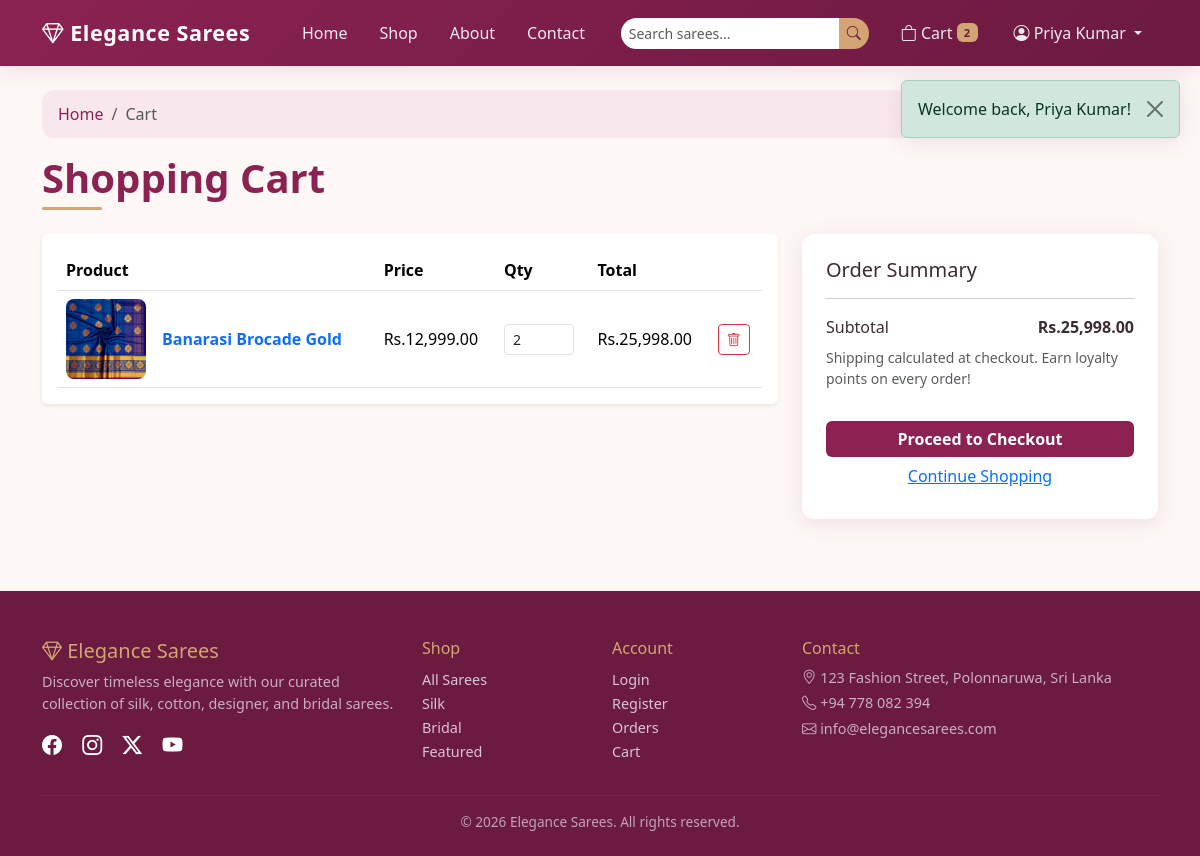
/cart.php (signed in), run on the app's committed database.
### tables this page shows
CREATE TABLE `cart` (
  `id` int NOT NULL,
  `user_id` int NOT NULL,
  `product_id` int NOT NULL,
  `quantity` int NOT NULL DEFAULT '1',
  `created_at` timestamp NULL DEFAULT CURRENT_TIMESTAMP
);

CREATE TABLE `products` (
  `id` int NOT NULL,
  `category_id` int NOT NULL,
  `name` varchar(200) NOT NULL,
  `slug` varchar(220) NOT NULL,
  `description` text,
  `saree_type` enum('Silk','Cotton','Designer','Bridal','Banarasi','Chiffon','Georgette') NOT NULL,
  `price` decimal(10,2) NOT NULL,
  `discount_price` decimal(10,2) DEFAULT NULL,
  `stock` int DEFAULT '0',
  `image` varchar(255) DEFAULT NULL,
  `is_featured` tinyint(1) DEFAULT '0',
  `is_new_arrival` tinyint(1) DEFAULT '0',
  `status` enum('active','inactive') DEFAULT 'active',
  `created_at` timestamp NULL DEFAULT CURRENT_TIMESTAMP
);

### includes/functions.php (called while the page is built, shortened)
<?php
function e(string $value): string
{
    return htmlspecialchars($value, ENT_QUOTES, 'UTF-8');
}
function is_logged_in(): bool
{
    return !empty($_SESSION['user_id']);
}
function product_image_url(?string $filename): string
{
    foreach (['sarees', 'products'] as $folder) {
        $path = BASE_PATH . '/' . ASSETS_IMAGES . $folder . '/' . $filename;
        if (file_exists($path)) {
            return ASSETS_IMAGES . $folder . '/' . $filename;
        }
    }
    $mapped = [
        'silk_saree_1.jpg' => ASSETS_IMAGES . 'sarees/silk_saree_1.jpg',
        'bridal_saree.jpg' => ASSETS_IMAGES . 'sarees/bridal_saree.jpg',
        'cotton_saree.jpg' => ASSETS_IMAGES . 'sarees/cotton_saree.jpg',
        'designer_saree.jpg' => ASSETS_IMAGES . 'sarees/designer_saree.jpg',
    ];
    return $mapped[$filename] ?? ASSETS_IMAGES . 'products/default_saree.jpg';
}
function format_price(float $amount): string
{
    return 'Rs.' . number_format($amount, 2);
}
function get_cart_items(PDO $pdo): array
{
    if (is_logged_in()) {
        $stmt = $pdo->prepare('
            SELECT c.id AS cart_id, c.quantity, p.id AS product_id, p.name, p.image, p.price, p.discount_price, p.stock, p.slug
            FROM cart c
            JOIN products p ON p.id = c.product_id
            WHERE c.user_id = ? AND p.status = ?
        ');
        $stmt->execute([$_SESSION['user_id'], 'active']);
        return $stmt->fetchAll();
    }
    $items = [];
    return $items;
}

### cart.php (the view, shortened to what this page needs)
<?php
require_once 'includes/header.php';
$items = get_cart_items($pdo);
$subtotal = 0;
foreach ($items as &$item) {
    $unit = $item['discount_price'] ?? $item['price'];
    $item['line_total'] = $unit * $item['quantity'];
    $subtotal += $item['line_total'];
}
?>
<div class="container py-4">
    <nav aria-label="breadcrumb">
        <ol class="breadcrumb breadcrumb-elegance mb-0">
            <li class="breadcrumb-item"><a href="index.php">Home</a></li>
            <li class="breadcrumb-item active">Cart</li>
        </ol>
    </nav>
    <h1 class="section-title mt-3">Shopping Cart</h1>
    <?php if (!$items): ?>
    <div class="text-center py-5">
        <i class="bi bi-bag display-1 text-muted"></i>
        <p class="mt-3">Your cart is empty.</p>
        <a href="shop.php" class="btn btn-primary-elegance">Continue Shopping</a>
    </div>
    <?php else: ?>
    <div class="row g-4">
        <div class="col-lg-8">
            <div class="table-responsive bg-white rounded shadow-sm p-3">
                <table class="table cart-table align-middle mb-0">
                    <thead>
                        <tr>
                            <th>Product</th>
                            <th>Price</th>
                            <th>Qty</th>
                            <th>Total</th>
                            <th></th>
                        </tr>
                    </thead>
                    <tbody>
                        <?php foreach ($items as $item):
                            $unit = $item['discount_price'] ?? $item['price'];
                            $img = product_image_url($item['image']);
                        ?>
                        <tr data-cart-id="<?= (int) $item['cart_id'] ?>" data-product-id="<?= (int) $item['product_id'] ?>">
                            <td>
                                <div class="d-flex align-items-center gap-3">
                                    <img src="<?= e($img) ?>" alt="">
                                    <div>
                                        <a href="product.php?slug=<?= urlencode($item['slug']) ?>" class="fw-semibold text-decoration-none"><?= e($item['name']) ?></a>
                                    </div>
                                </div>
                            </td>
                            <td><?= format_price((float) $unit) ?></td>
                            <td>
                                <input type="number" class="form-control form-control-sm cart-qty-input" style="width:70px" value="<?= (int) $item['quantity'] ?>" min="1" max="<?= (int) $item['stock'] ?>">
                            </td>
                            <td class="line-total"><?= format_price((float) $item['line_total']) ?></td>
                            <td>
                                <button type="button" class="btn btn-sm btn-outline-danger remove-cart-item"><i class="bi bi-trash"></i></button>
                            </td>
                        </tr>
                        <?php endforeach; ?>
                    </tbody>
                </table>
            </div>
        </div>
        <div class="col-lg-4">
            <div class="summary-box">
                <h5>Order Summary</h5>
                <hr>
                <div class="d-flex justify-content-between mb-2">
                    <span>Subtotal</span>
                    <strong id="cart-subtotal"><?= format_price($subtotal) ?></strong>
                </div>
                <p class="small text-muted">Shipping calculated at checkout. Earn loyalty points on every order!</p>
                <a href="checkout.php" class="btn btn-primary-elegance w-100 mt-3">Proceed to Checkout</a>
                <a href="shop.php" class="btn btn-link w-100">Continue Shopping</a>
            </div>
        </div>
    </div>
    <?php endif; ?>
</div>
<?php
require_once 'includes/footer.php';

### css/style.css (style rules this page uses)
:root { --primary: #8b2252; --primary-dark: #6b1a40; --accent: #d4a574; --accent-light: #f5e6d3; --rose: #f8e8ee; --cream: #fdf8f5; --text: #3d2c35; --text-muted: #7a6570; --shadow: 0 4px 20px rgba(139, 34, 82, 0.12); --radius: 12px; }
* { box-sizing: border-box; }
body { font-family: 'Segoe UI', Tahoma, Geneva, Verdana, sans-serif; color: var(--text); background: var(--cream); min-height: 100vh; display: flex; flex-direction: column; }
.btn-primary-elegance { background: var(--primary); border: none; color: #fff; font-weight: 600; }
.section-title { color: var(--primary); font-weight: 700; margin-bottom: 1.5rem; position: relative; padding-bottom: 0.5rem; }
.section-title::after { content: ''; position: absolute; bottom: 0; left: 0; width: 60px; height: 3px; background: var(--accent); border-radius: 2px; }
.breadcrumb-elegance { background: var(--rose); padding: 0.75rem 1rem; border-radius: var(--radius); margin-bottom: 1.5rem; }
.breadcrumb-elegance a { color: var(--primary); text-decoration: none; }
.cart-table img { width: 80px; height: 80px; object-fit: cover; border-radius: 8px; }
.summary-box { background: #fff; border-radius: var(--radius); padding: 1.5rem; box-shadow: var(--shadow); }

### data on the page
cart: product.image (picture), product.name "Banarasi Brocade Gold", product.discount_price "Rs.12,999.00", quantity "2", line_total "Rs.25,998.00"

### other printed values
$flash['message'] "Welcome back, Priya Kumar!"
APP_NAME "Elegance Sarees"
$cartCount "2"
$_SESSION['user_name'] "Priya Kumar"
format_price($subtotal) "Rs.25,998.00"
